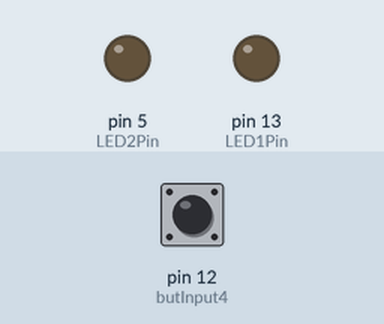
Bench run of a sketch on a simulated Arduino Uno, built with avr-gcc and run on an emulated ATmega328P. Parts: output pins drawn as LEDs (lit = HIGH). Dashed ring = blinking. The inputs (shaded band) are chosen by the test bench; at power-on: pin 12 (butInput4) HIGH.

Above: at 1.2 s.
1.3 s: pin 12 (butInput4) pulled LOW for 3.2 s
At 2.56 s:
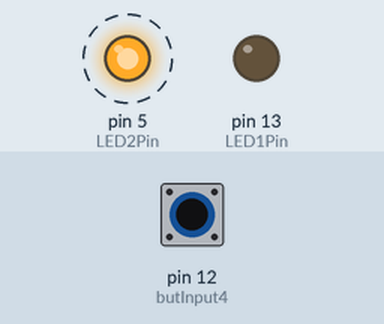
6.0 s: pin 12 (butInput4) pulled LOW for 0.15 s
At 6.31 s:
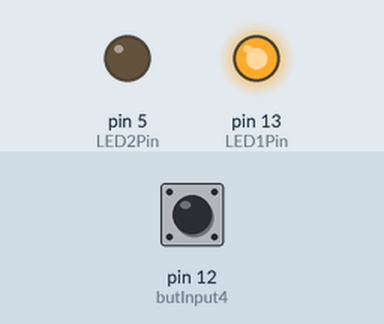
7.8 s: pin 12 (butInput4) pulled LOW for 1 s
At 10.7 s:
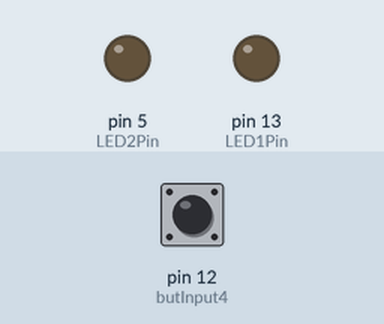
Timing chart, 0 to 12.2 s (numbered marks = the images above; inputs shaded):
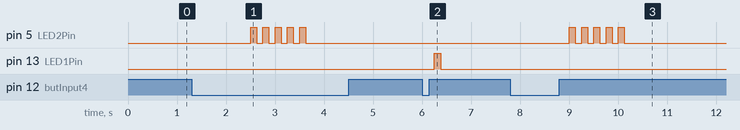

The sketch:

uvtimer-uno-test02.ino
```cpp
#include <EasyButton.h>
#include "Fsm.h"

#define butInput1     4
#define butInput2     7
#define butInput3     8
#define butInput4    12
#define butInput5     6
#define butInput6   SDA

#define LED1Pin      13
#define LED2Pin       5


// Debouncers
const int DebounceInverval = 75;
//EasyButton  debInput1  = EasyButton (butInput1, DebounceInverval, true, true);
//EasyButton  debInput2  = EasyButton (butInput2, DebounceInverval, true, true);
//EasyButton  debInput3  = EasyButton (butInput3, DebounceInverval, true, true);
EasyButton  debInput4  = EasyButton (butInput4, DebounceInverval, true, true);
//EasyButton  debInput5  = EasyButton (butInput5, DebounceInverval, true, true);
//EasyButton  debInput6  = EasyButton (butInput6, DebounceInverval, true, true);

// Constants
const int ButtonPressLongDuration = 1000;

const int ShortBlinkTime = 3;
const int LongBlinkTime = 11;

// Variables
volatile int shortBlink = 0;
volatile int longBlink = 0;

volatile bool shouldBlinkShort;
volatile bool shouldBlinkLong;

void setupIRQ()
{
    //DDRB |= B00100000;  // set pin13 to output without affecting other pins
    // above is identical to pinMode(LEDPIN, OUTPUT); using Direct Port Manipulation
    cli();
    TCCR1A = 0;
    TCCR1B = 0;
    OCR1A = 15624/8;  // = (target time / timer resolution) - 1 or 1 / 6.4e-5 - 1 = 15624
    //OCR1A = 15624>>1;  // divide by two >>EDIT added this line<<
    TCCR1B |= (1 << WGM12);// CTC mode on
    TCCR1B |= (1 << CS10);// Set CS10 and CS12 bits for 1024 prescaler:
    TCCR1B |= (1 << CS12);
    TIMSK1 |= (1 << OCIE1A);// timer compare intrupt
    sei();
}

void setup() {
  pinMode(LED1Pin, OUTPUT);  // enable LED1 output
  pinMode(LED2Pin, OUTPUT);  // enable LED1 output


  debInput4.onPressed(onShortPressed);
  debInput4.onPressedFor(ButtonPressLongDuration, onLongPressed);

  //debInput1.begin();
  //debInput2.begin();
  //debInput3.begin();
  debInput4.begin();
  //debInput5.begin();
  //debInput6.begin();


  setupIRQ();
}

void onShortPressed() {
  if(!shouldBlinkShort)
  {
    shouldBlinkShort = true;
  }
}

void onLongPressed() {
  if(!longBlink)
  {
    //shouldBlinkLong = true;
    longBlink = LongBlinkTime;
  }
}

void loop() {
  // put your main code here, to run repeatedly:
  //debInput1.read();
  //debInput2.read();
  //debInput3.read();
  debInput4.read();
  //debInput5.read();
  //debInput6.read();

  /*//if (debInput4.fell() && !shouldBlinkShort)
  if (debInput4.rose() && debInput4.duration() < ButtonPressLong && !shouldBlinkShort)
  {
    shouldBlinkShort = true;
  }

  //if (!debInput4.read() && debInput4.duration() > ButtonPressLong && !shouldBlinkLong)
  if (debInput4.duration() > ButtonPressLong && debInput4.rose() && !shouldBlinkLong)
  {
    shouldBlinkLong = true;
  }*/

//  digitalWrite(LED1Pin, debInput1.read());
//  digitalWrite(LED1Pin, debInput4.read());

  /*if(shouldBlinkLong)
  {
    digitalWrite(LED2Pin, true);
    delay(LongBlinkTime);
    digitalWrite(LED2Pin, false);

    shouldBlinkLong = false;

    //shortBlink = ShortBlinkTime;
  }*/
}

ISR(TIMER1_COMPA_vect) {
  //PORTB ^= B00100000;// toggles bit which affects pin13
  if(shouldBlinkShort)
  {
    bool led1State = digitalRead(LED1Pin);
    digitalWrite(LED1Pin, led1State ^ 1);
    if(led1State)
    {
      shouldBlinkShort = false;
    }
  }

  /*if(shouldBlinkLong)
  {
    bool led2State = digitalRead(LED2Pin);
    digitalWrite(LED2Pin, led2State ^ 1);
    if(led2State)
    {
      shouldBlinkLong = false;
    }
  }*/


  if(longBlink)
  {
    //bool led2State = digitalRead(LED2Pin);
    //digitalWrite(LED2Pin, led2State ^ 1);
    digitalWrite(LED2Pin, (longBlink % 2) ^ 1);
    /*if(led2State)
    {
      shouldBlinkLong = false;
    }*/
    longBlink--;
  }


}
```

Measured:
- after the input at 1.3 s, pin 5 (LED2Pin): alternates HIGH for 0.13 s and LOW for 0.13 s, 10 changes in all, then stays LOW, starting after 1.2 s
- after the input at 6.0 s, pin 13 (LED1Pin): LOW → HIGH after 0.25 s, → LOW 0.13 s later
- after the input at 7.8 s, pin 5 (LED2Pin): alternates HIGH for 0.13 s and LOW for 0.13 s, 10 changes in all, then stays LOW, starting after 1.2 s
